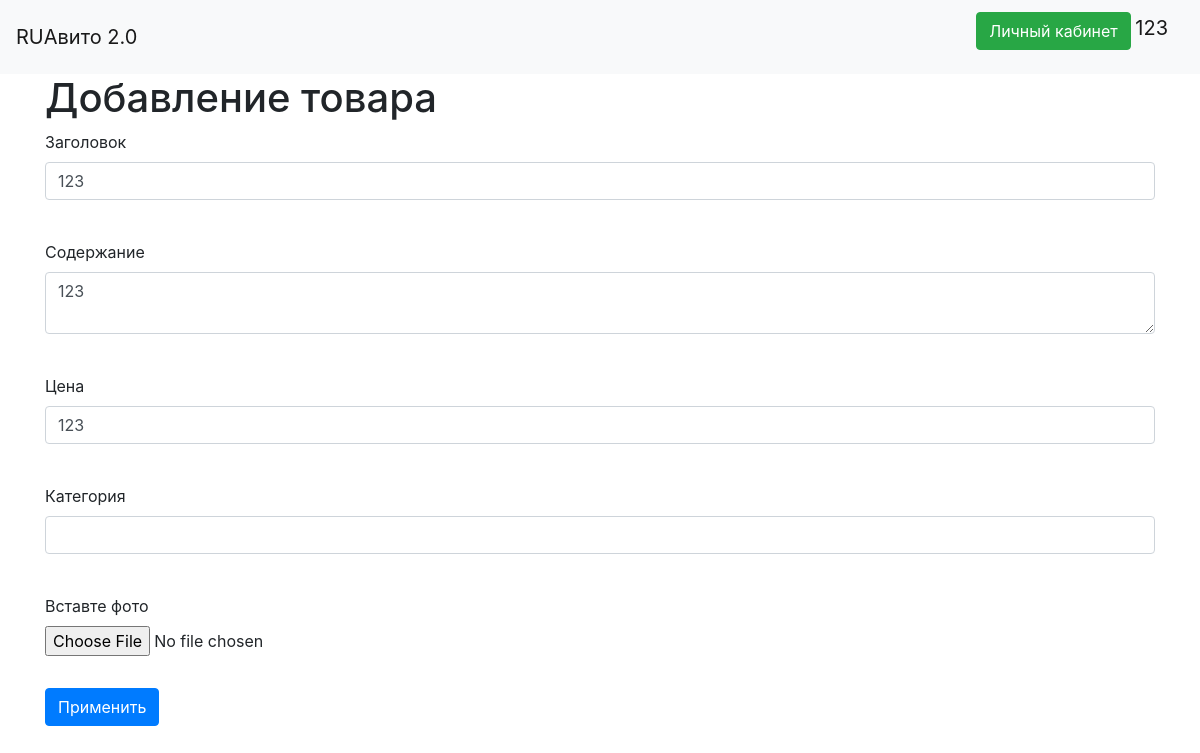
The page /news/1 (signed in) on the database as committed earlier.
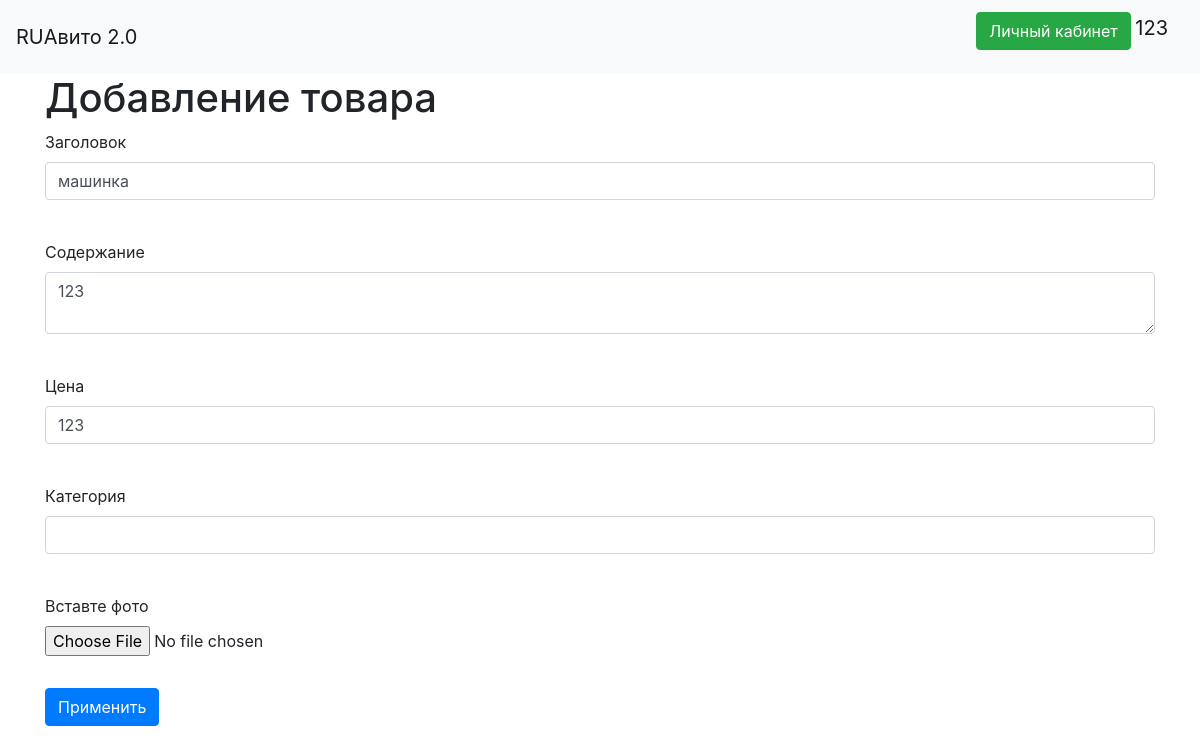
The same page on the database as committed later.
### data/goods.py (models this page shows, shortened)
class Goods(SqlAlchemyBase, SerializerMixin):
    __tablename__ = 'goods'
    id = sqlalchemy.Column(sqlalchemy.Integer,
                           primary_key=True, autoincrement=True)
    picture = sqlalchemy.Column(sqlalchemy.String, nullable=True)
    description = sqlalchemy.Column(sqlalchemy.String, nullable=True)
    title = sqlalchemy.Column(sqlalchemy.String, nullable=True)
    user_id = sqlalchemy.Column(sqlalchemy.Integer,
                                sqlalchemy.ForeignKey("users.id"))
    price = sqlalchemy.Column(sqlalchemy.Integer, nullable=True)
    created_date = sqlalchemy.Column(sqlalchemy.DateTime,
                                     default=datetime.datetime.now)
    categories =orm.relation("Category",
                              secondary="association",
                              backref="Goods")
    user = orm.relation('User')

### main.py (the view, shortened to what this page needs)
@app.route('/news/<int:id>', methods=['GET', 'POST'])
@login_required
def edit_news(id):
    form = GoodsForm()
    if request.method == "GET":
        db_sess = db_session.create_session()
        news = db_sess.query(Goods).filter(Goods.id == id,
                                           Goods.user == current_user
                                          ).first()
        if news:
            form.title.data = news.title
            form.description.data = news.description
            form.price.data = news.price
        else:
            abort(404)
    return render_template('goods.html',
                           title='Редактирование товара',
                           form=form)

### forms/goods.py
class GoodsForm(FlaskForm):
    file = FileField('Вставте фото', validators=[
        FileRequired(),
        FileAllowed(['jpg', 'png'], 'Images only!')
    ])
    description = TextAreaField("Содержание")
    title = StringField('Заголовок', validators=[DataRequired()])
    price = IntegerField('Цена', validators=[DataRequired()])
    category = StringField("Категория")
    submit = SubmitField('Применить')

### data/db_session.py (called while the page is built)
def create_session() -> Session:
    global __factory
    return __factory()

### main.py (called while the page is built)
@login_manager.user_loader
def load_user(user_id):
    db_sess = db_session.create_session()
    return db_sess.query(User).get(user_id)

### templates/goods.html (shortened to what this page needs)
{% extends "base.html" %}
{% block content %}
<link rel="stylesheet" href="{{ url_for('static', filename='css/style.css') }}">
<h1>Добавление товара</h1>
<form action="" method="post" enctype="multipart/form-data">
    <p>
        {{ form.title.label }}<br>
        {{ form.title(class="form-control") }}<br>
    </p>
    <p>
        {{ form.description.label }}<br>
        {{ form.description(class="form-control") }}<br>
    </p>
    <p>
        {{ form.price.label }}<br>
        {{ form.price(class="form-control") }}<br>
    </p>
    <p>
        {{ form.category.label }}<br>
        {{ form.category(class="form-control", type="category") }}<br>
    </p>
    <p>
        {{ form.file.label(class="form-label") }}<br>
        {{ form.file(class="form-control-control") }}<br>
    </p>
    <p>
        {{ form.submit(type="submit", class="btn btn-primary") }}
    </p>
</form>
{% endblock %}

Rows that differ between the two databases and show on the page:
changed Goods: title "123" → "машинка"
